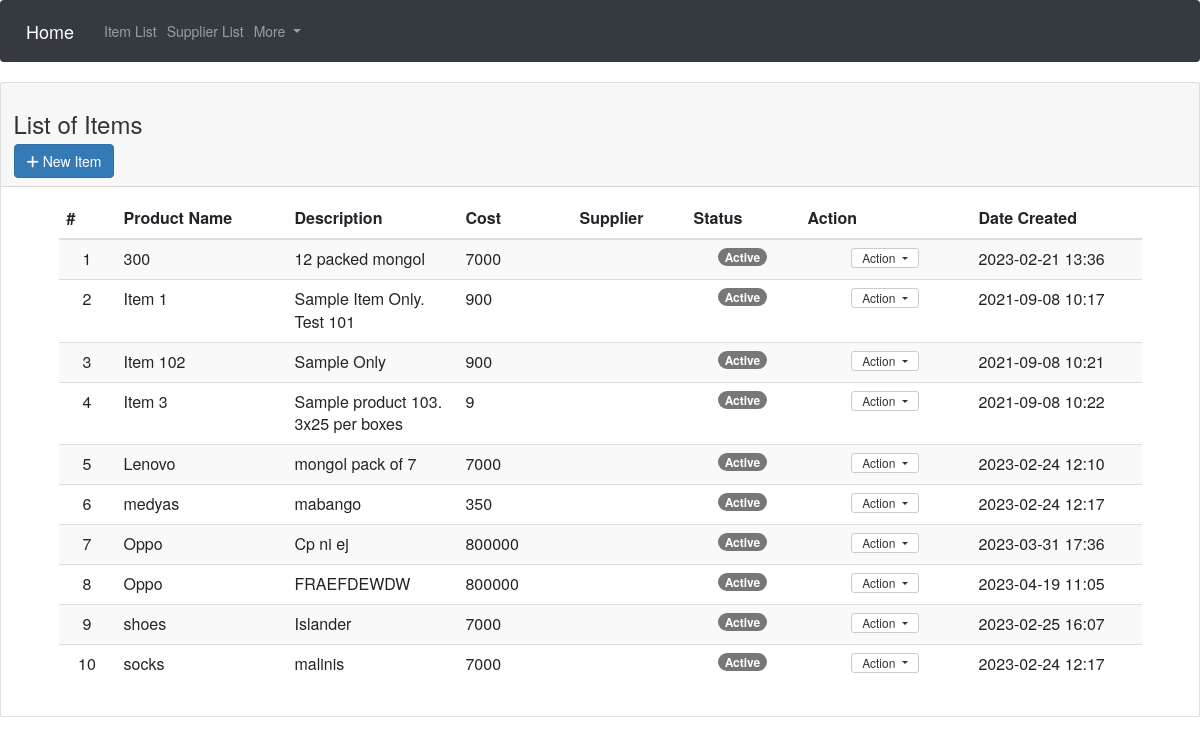
The app's page /admin/items/index.php with its own data.
### tables this page shows
CREATE TABLE `item_list` (
  `id` int(30) NOT NULL,
  `name` varchar(250) NOT NULL,
  `description` text NOT NULL,
  `price` int(15) NOT NULL,
  `supplier` varchar(250) NOT NULL,
  `status` tinyint(1) NOT NULL DEFAULT 0 COMMENT ' 1 = Active, 0 = Inactive',
  `date_created` datetime NOT NULL DEFAULT current_timestamp()
);

### admin/items/index.php (the view, shortened to what this page needs)
<?php
$conn  = mysqli_connect('sql985.main-hosting.eu','u839345553_sbit3g','sbit3gQCU','u839345553_SBIT3G');
?>
<link rel="stylesheet" href="https://cdnjs.cloudflare.com/ajax/libs/font-awesome/6.3.0/css/all.min.css">
<link rel="stylesheet" href="https://cdn.datatables.net/1.10.12/css/dataTables.bootstrap.min.css" />
<link rel="stylesheet" href="https://cdn.jsdelivr.net/npm/bootstrap@4.6.2/dist/css/bootstrap.min.css">
<link rel="stylesheet" href="http://maxcdn.bootstrapcdn.com/bootstrap/3.3.6/css/bootstrap.min.css">
<link rel="stylesheet" href="https://cdnjs.cloudflare.com/ajax/libs/font-awesome/6.3.0/css/all.min.css">
<nav class="navbar navbar-expand-sm bg-dark navbar-dark">
  <a class="navbar-brand" href="http://localhost/purchase_order/admin/home.php">Home</a>
  <ul class="navbar-nav">
    <li class="nav-item">
      <a class="nav-link" href="http://localhost/purchase_order/admin/items/index.php">Item List</a>
    </li>
    <li class="nav-item">
      <a class="nav-link" href="http://localhost/purchase_order/admin/suppliers/index.php">Supplier List</a>
    </li>
    <li class="nav-item dropdown">
      <a class="nav-link dropdown-toggle" href="#" id="navbardrop" data-toggle="dropdown">
        More
      </a>
    </li>
  </ul>
</nav>
<div class="card card-outline card-primary">
	<div class="card-header">
		<h3 class="card-title">List of Items</h3>
		<div class="card-tools">
			<a href="javascript:create(0)" id="create_new" class="btn btn-flat btn-primary"><span class="fas fa-plus"></span>  New Item</a>
		</div>
	</div>
	<div class="card-body">
		<div class="container-fluid">
        <div class="container-fluid">
		<div class="container-fluid">
			<table class="table table-hover table-striped">
				<colgroup>
					<col width="5%">
					<col width="15%">
					<col width="15%">
					<col width="10%">
					<col width="10%">
					<col width="10%">
					<col width="15%">
					<col width="15%">
				</colgroup>
				<thead>
					<tr class="bg-navy disabled">
						<th>#</th>
						<th>Product Name</th>
						<th>Description</th>
						<th>Cost</th>
						<th>Supplier</th>
						<th>Status</th>
						<th>Action</th>
						<th>Date Created</th>
					</tr>
				</thead>
				<tbody>
					<?php
					$i = 1;
					$qry = $conn->query("SELECT * from `item_list` order by (`name`) asc ");
					while($row = $qry->fetch_assoc()):
						$row['description'] = html_entity_decode($row['description']);
					?>
						<tr>
							<td class="text-center"><?php echo $i++; ?></td>
							<td><?php echo $row['name'] ?></td>
							<td class='truncate-3' title="<?php echo $row['description'] ?>"><?php echo $row['description'] ?></td>
							<td class='text' title="<?php echo $row['price'] ?>"><?php echo $row['price'] ?></td>
							<td class='text' title="<?php echo $row['supplier'] ?>"><?php echo $row['supplier'] ?></td>
							<td class="text-center">
								<?php if($row['status'] == 1): ?>
									<span class="badge badge-success">Active</span>
								<?php else: ?>
									<span class="badge badge-secondary">Inactive</span>
								<?php endif; ?>
							</td>
							<td align="center">
								 <button type="button" class="btn btn-flat btn-default btn-sm dropdown-toggle dropdown-icon py-0" data-toggle="dropdown">
				                  		Action
				                  </button>
							</td>
							<td><?php echo date("Y-m-d H:i",strtotime($row['date_created'])) ?></td>
						</tr>
					<?php endwhile; ?>
				</tbody>
			</table>
		</div>
		</div>
	</div>
</div>

### records on screen
item_list: name "300", description "12 packed mongol", price "7000", status "Active", date_created "2023-02-21 13:36"
item_list: name "Item 1", description "Sample Item Only. Test 101", price "900", status "Active", date_created "2021-09-08 10:17"
item_list: name "Item 102", description "Sample Only", price "900", status "Active", date_created "2021-09-08 10:21"
item_list: name "Item 3", description "Sample product 103. 3x25 per boxes", price "9", status "Active", date_created "2021-09-08 10:22"
item_list: name "Lenovo", description "mongol pack of 7", price "7000", status "Active", date_created "2023-02-24 12:10"
item_list: name "medyas", description "mabango", price "350", status "Active", date_created "2023-02-24 12:17"
item_list: name "Oppo", description "Cp ni ej", price "800000", status "Active", date_created "2023-03-31 17:36"
item_list: name "Oppo", description "FRAEFDEWDW", price "800000", status "Active", date_created "2023-04-19 11:05"
item_list: name "shoes", description "Islander", price "7000", status "Active", date_created "2023-02-25 16:07"
item_list: name "socks", description "malinis", price "7000", status "Active", date_created "2023-02-24 12:17"
